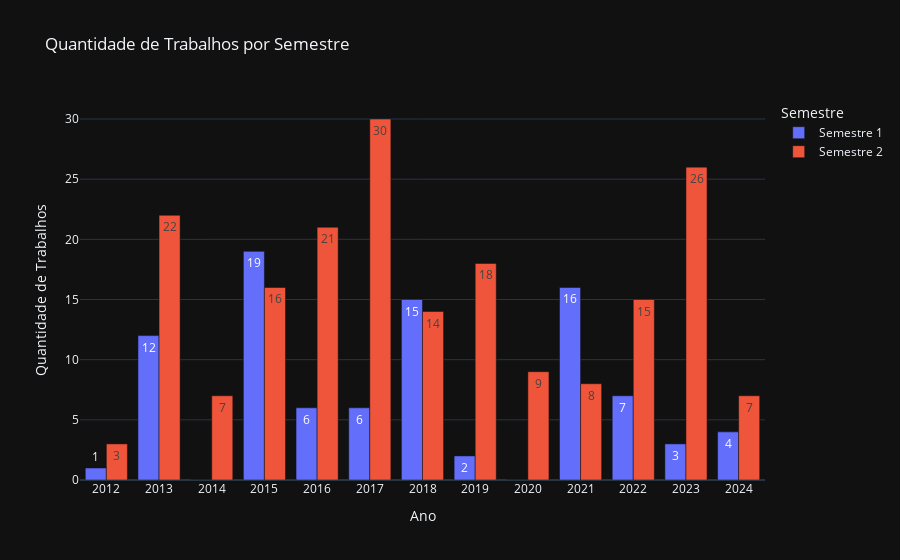

Here is the notebook cell this chart was saved with:
### Code cell
semester_df = copy(dataset)

semester_df['dc.date.issued'] = pd.to_datetime(semester_df['dc.date.issued'], errors='coerce')
semester_df['Ano'] = semester_df['dc.date.issued'].dt.year
semester_df['Semestre'] = semester_df['dc.date.issued'].dt.month.apply(lambda x: 1 if x <= 6 else 2)


aggregated = semester_df.groupby(['Ano', 'Semestre']).agg(
    Quantidade=('dc.title', 'count'),
    Títulos=('dc.title', lambda titles: '<br>'.join(titles))
).reset_index()

pivot_df = aggregated.pivot(index='Ano', columns='Semestre', values='Quantidade').fillna(0).reset_index()

tooltip_df = aggregated.pivot(index='Ano', columns='Semestre', values='Títulos').fillna('Sem dados').reset_index()

fig_semester_bars = go.Figure()

for semestre in [1, 2]:
    fig_semester_bars.add_trace(go.Bar(
        x=pivot_df['Ano'],
        y=pivot_df[semestre],
        name=f"Semestre {semestre}",
        text=pivot_df[semestre],
        hoverinfo='text',
        hovertext=tooltip_df[semestre]))

fig_semester_bars.update_layout(
    barmode='group',
    title='Quantidade de Trabalhos por Semestre',
    xaxis_title='Ano',
    yaxis_title='Quantidade de Trabalhos',
    legend_title='Semestre',
    xaxis=dict(tickmode='linear')
)

fig_semester_bars.show()

### Figure 1 — Plotly figure (JSON) as saved in the notebook; plotly's stock layout.template omitted (floating-point values rounded to 4 significant figures)
{"data": [{"hoverinfo": "text", "hovertext": ["Estudo do uso e impacto do Moodle no Campus da UFSC em Araranguá", "Um sistema voltado à indexação e recuperação de informação integrado à ontologia<br>Desenvolvimento de um sistema de controle embarcado para a equipe de futebol de robôs Araranguá Intruders<br>Um sistema de manutenção semiautomática de ontologias a partir do reconhecimento de entidades.<br>Uso da plataforma Moodle como ferramenta de apoio para a criação de uma monitoria virtual de física<br>Uso da plataforma Moodle, ambiente virtual de aprendizagem, para fomentar a educação financeira no ensino fundamental da rede pública<br>Uma ontologia para representação do currículo Lattes<br>Sistema especialista para auxiliar na identificação da infração de trânsito<br>Um sistema voltado ao armazenamento e recuperação de conteúdo textual de diferentes contextos<br>Influência das novas tecnologias da informação e comunicação no processo de ensino-aprendizagem no Brasil e Portugal<br>Um sistema de coleta de dados de fontes heterogêneas baseado em computação distribuída<br>Proposta de uma arquitetura para alocação de tarefas em grupos de robôs móveis baseada em acordo bizantino<br>Uma arquitetura de serviços web como meio de intercâmbio de dados entre sistemas heterôgeneos", "Sem dados", "Integração de Dispositivos Heterogêneos Via Tecnologia DLNA<br>Avaliação da plataforma Open MPI para paralelização do processo de compilação de software<br>Desafios na implementação do modelo MPS-BR: a percepção de um gestor da área de qualidade<br>Proposta de um sistema de localização interna para o ambiente universitário<br>Uma proposta de jovo voltado a reabilitação terapêutica<br>Estudo da aplicação de um experimento remoto para apoio ao ensino da Lei de Hooke em alunos do ensino técnico<br>Políticas públicas de fomento à ciência, tecnologia e inovação direcionadas para startups brasileiras de base tecnológica<br>Distribuição Regional e Tipologia das Incubadoras no Estado de Santa Catarina<br>Aplicação de Lógica Fuzzy no Controle do Consumo de Energia em Veículos Elétricos<br>Uso de metodologia ágil em uma empresa de meio de pagamento pós-pago: estudo de caso na empresa Koin<br>Avaliação da capacidade de inovação das empresas residentes em uma incubadora privada na região do extremo sul de Santa Catarina<br>Um sistema de recomendação de conteúdo suportado pela computação distribuída<br>Análise e definição do perfil empreendedor de alunos do ensino superior e a influência da universidade na sua formação: o caso da UFSC Campus Araranguá<br>Estudo sobre a inserção das TIC na educação básica na rede pública de ensino<br>Uma arquitetura de serviços voltada à recuperação de informação e recomendação de conteúdo<br>Fundação de Amparo à Pesquisa e Inovação de Santa Catarina (FAPESC)como agente de fomento do sistema regional de ciência, tecnologia e inovação<br>Uma análise sobre o processo de desenvolvimento de negócios inovadores de base tecnológica<br>Jogos sérios aplicados na aprendizagem de crianças portadoras de deficiências<br>LAUDO PERICIAL DIGITAL", "A educação a distância no extremo sul catarinense: Perspectiva de gestores, professores e alunos.<br>RELLE: Sistema de Gerenciamento de Experimentos Remotos<br>Artefato robótico e dispositivo móvel para a movimentação da cadeira de rodas motorizada<br>Implicações da implantação de sistemas erp em micro e pequenas empresas do setor varejista de calçados: um estudo multicasos<br>Programação de Computadores para Crianças: Metodologia do Code Club Brasil<br>Um jogo para aprender sobre as normas e leis de trânsito", "Um sistema de recomendação baseado no conceito de internet das coisas<br>Influências dos roteiros e sons nos jogos eletrônicos<br>Comparação e aplicação de diferentes ferramentas para ensino de programação para crianças<br>Desenvolvimento de uma aplicação para gestão de projetos educacionais<br>Capital de Risco no Brasil: programas públicos voltados a empresas de base tecnológica<br>Um estudo comparativo entre banco de dados relacional em disco e em memória", "Avaliação do impacto socioambiental da adoção do carro elétrico no Brasil<br>Proposta para implementação de acessibilidade no sistema tutor inteligente MAZK<br>O combate ao discurso de ódio nas redes sociais<br>Gestão da Segurança da Informação: Desafios E Perspectivas<br>Predição do desempenho da redação do enem utilizando técnicas de mineração de dados<br>Plataformas de comunicação digital como ferramenta para diagnóstico de satisfação dos clientes organizacionais:um estudo de caso da empresa Agrozacca Alimentos Ltda<br>Desenvolvimento de um jogo educativo sobre alimentação saudável e higiene bucal<br>Desenvolvimento de uma aplicação web para criação de podcasts na educação<br>Desenvolvimento do aplicativo educacional meu texto para plataforma android<br>Estimular o Aprendizado para Exame Nacional do Ensino Médio Utilizando o Sistema Tutor Inteligente MAZK<br>O uso de mídia audiovisual para alunos do curso de bacharelado em tecnologias da informação e comunicação<br>A utilização de software de autoria no auxilio aos estudos em sala<br>Aplicação e Avaliação de Um Sistema de Controle Neuro-Fuzzy em Injeções Eletrônicas Automotivas<br>Engenharia social e segurança da informação no ambiente corporativo: um estudo de caso em uma cooperativa de crédito localizada no sul de Santa Catarina<br>Desenvolvimento de uma aplicação web para gerenciamento e visualização de termometria em silos graneleiros", "Fintechs e a Economia Digital: Desafios e Perspectivas<br>Diagnóstico de métodos ágeis para empresas do segmento de tecnologia da informação e comunicação", "Sem dados", "Desenvolvimento de uma fechadura eletrônica: um sistema de controle de acesso com registro em banco de dados e site de gerenciamento<br>Competências digitais para a educação: Mapeamento e aplicação web com base em um estudo de caso<br>As transformações em época de pandemia e o trabalho home office: um estudo com gestores e trabalhadores de empresas<br>Proposta De Desenvolvimento De Software Para Gestão Da Bateria Universitária da UFSC - BaterAAACA<br>Aplicação da realidade virtual para o tratamento de fobias: um estudo na literatura<br>Ferramentas Virtuais Colaborativas para Educação Inclusiva<br>Percepção dos supervisores de estágio em relação às habilidades e competências do aluno do curso de TIC/UFSC<br>Sistemas de recomendação e feed de notícias: um estudo sobre a difusão de ideologias na rede social virtual Facebook<br>Avaliação heurística da Plataforma de Acompanhamento Educacional Inclusivo<br>Avaliação da Usabilidade e elementos de Gamificação de E-commerces sob a ótica de usuários e especialista<br>Mitigação de ataques em redes definidas por software utilizando o sistema de detecção de intrusão baseado em rede Snort<br>Ferramentas para ilustrações digitais de imagens vetoriais e bitmaps com tecnologias livres ou gratuitas para o ambiente acadêmico e profissional<br>Desenvolvimento de um Sistema Web para o gerenciamento de encomendas e cartas na agência dos Correios de Morro Grande - SC<br>Rede Catarinense de Inovação (Recepeti) como agente do sistema regional de inovação de Santa Catarina<br>Avaliação dos aplicativos de tradução de português para chinês (mandarim) no contexto de situações de risco<br>Desafios que os professores da educação infantil encontram para realizar a formação continuada online durante a pandemia covid-19", "Recursos utilizados para combater as fake news no aplicativo WhatsApp<br>Desenvolvimento de uma abordagem computacional para detecção facial e rastreamento do sistema visual da população infantil<br>Impactos do teletrabalho para os colaboradores de uma empresa de segurança digital<br>A evolução e aplicação da segurança da informação por meio da lei geral de proteção de dados pessoais (lgpd): um estudo de caso em uma instituição financeira<br>A infodemia do discurso de ódio e das fake news: estudo de caso no Twitter<br>Uso de Tecnologias da Informação e Comunicação para desenvolver Competências Digitais<br>Ferramentas utilizadas para a implementação do Home Office nas empresas", "Anki: aplicativo de sistema de repetição espaçada na educação<br>Desenvolvimento de um Software de Gestão de Máquinas para Academia de Atividade Física<br>Desenvolvimento de um sistema para o controle de estoque de uma Instituição de Segurança Pública do Estado de Santa Catarina", "ConformiCidade: Ferramenta de Verificação de Conformidade entre Modelos de Dados Tributários<br>Recuperação e Análise de Jurisprudências como Suporte a Elaboração de Defesas em Processos Jurídicos por meio de Modelos de Linguagem<br>Implementação de uma interface gráfica para uso de algoritmos de aprendizado de máquina<br>Um método voltado à classificação de padrões construtivos em cidades por meio de aprendizado profundo"], "name": "Semestre 1", "text": [1.0, 12.0, 0.0, 19.0, 6.0, 6.0, 15.0, 2.0, 0.0, 16.0, 7.0, 3.0, 4.0], "x": [2012.0, 2013.0, 2014.0, 2015.0, 2016.0, 2017.0, 2018.0, 2019.0, 2020.0, 2021.0, 2022.0, 2023.0, 2024.0], "y": [1.0, 12.0, 0.0, 19.0, 6.0, 6.0, 15.0, 2.0, 0.0, 16.0, 7.0, 3.0, 4.0], "type": "bar"}, {"hoverinfo": "text", "hovertext": ["Aplicação de programação genética e modelos Arima para previsão de índices do mercado financeiro<br>Avaliação de usabilidade do prontuário eletrônico de pacientes do sistema Tasy e análise de satisfação do corpo clínico do Hospital Regional de Araranguá<br>Uma arquitetura para descoberta de conhecimento a partir de bases textuais", "Estudos dos egressos dos cursos técnicos do IFSC Campus Araranguá: desenvolvimento e aplicação de novas tecnologias e empregabilidade<br>Avaliação da capacidade de inovação das empresas do setor de serviços de tecnologia da informação do município de Araranguá<br>Uma arquitetura de descoberta de conhecimento baseada na correlação e associação temporal de padroões textuais<br>Desenvolvimento de um sistema de visão artificial para um robô explorador<br>Apoio a incubadoras no âmbito das políticas recentes de ciência, tecnologia e inovação<br>Aplicação da robótica no processo de ensino aprendizagem na educação básica<br>As tecnologias da informação e comunicação como ferramenta para observação da integração de alunos surdos e ouvintes no ensino fundamental em escola da rede pública<br>Uma metodologia para a contabilização da geração e do consumo de energia elétrica em smart grids<br>Proposta de sistema baseado na plataforma Kinect para suporte à reabilitação de pacientes com patologias ligamentares nos joelhos<br>Avaliação dos sistemas operacionais embarcados MQX Lite e Freertos em aplicações de robótica móvel<br>Análise da interferência mútua entre redes IEEE 802.11 e IEEE 802.15.4<br>O uso das TICs para inclusão social<br>Redes sociais virtuais e novas formas de aprendizado: um estudo de caso no curso de Tecnologia da Informação e Comunicação (TIC) da UFSC<br>Uso de ferramenta de EAD para formatar proposta de implantação do plano de instrução e manutenção diária no Corpo de Bombeiros Militar de Araranguá<br>Desenvolvimento e avaliação de um aplicativo para vendas pessoais utilizando dispositivos móvies<br>Análise das técnicas de inteligência artificial aplicadas em jogos computacionais<br>Rexmobile: integrando experimentação remota na educação básica<br>Gestão esportiva aplicada à área do tênis com sistemas multiplataforma<br>Mecanismo online para referências - MORE: reengenharia e ampliação do sistema<br>Uma plataforma experimental para a análise de desempenho de redes sem fio padrão IEEE 802.11<br>Um modelo de dados abertos aplicado em um cenário governamental<br>A utilização da experimentação remota na educação básica: um estudo em escolas das redes pública e privada", "Implantação da metodologia ágil Scrum em um ambiente de desenvolvimento<br>Governança eletrônica no Brasil e o papel das tecnologias da informação e comunicação<br>Capacidade de inovação de empresas incubadas em uma universidade comunitária da região do extremo sul de Santa Catarina<br>Um estudo comparativo entre bancos de dados considerando as abordagens relacional e orientada ao grafo<br>Gestão da informação de profissionais da área criativa com aplicação das TIC's<br>Robótica educacional: uma proposta curricular para o ensino médio<br>Automatização de conteúdos num sistema tutor inteligente para o ensino-aprendizagem de programação", "Aplicação de jogos funcionais para idosos utilizando o Kinect<br>Automação de abrigos de cultivo para culturas hidropônicas<br>Estudo De Viabilidade Da Utilização Da Tecnologia Power Line Communication - PLC Em Redes Locais Em Comparativo Com Cabo De Par Trançado<br>RExTabuada: Um Jogo Pedagógico para o Ensino da Multiplicação<br>Da participação ao ativismos: as tecnologias da informação e comunicação aliadas ao feminismo<br>Avaliação de usabilidade de sistemas administrativos de uma instituição pública de ensino e proposta de um sistema unificado para gestão de espaço físico<br>Proposta de um curso online aberto e massivo para integração da tecnologia na educação da rede pública<br>Associação Catarinense de Empresas de Tecnologia (acate) como Agente do Sistema Regional de Inovação de Santa Catarina<br>Análise de perfil do público feminino do campus Araranguá com relação ao jogos digitais e de tabuleiro<br>Avaliação da Interface de Interação para a Aplicação Multimídia do Totem Digital do Museu Histórico de Araranguá<br>Atividades lúdicas com a robótica aplicada aos idosos<br>Aplicação da robótica no ensino-aprendizagem de lógica de programação para crianças<br>Protótipo de um sistema especialista para auxiliar na identificação do Transtorno Obsessivo-Compulsivo na pré-adolescência<br>Desenvolvimento de um jogo sério utilizando unity 3D para o estudo de anatomia no ensino fundamental<br>Uma modelagem de segurança da informação baseada na ISO/IEC 27001 e gestão ITIL aplicada às micros e pequenas empresas<br>Estudo e implementação de interface humano-computador em mundos virtuais 3D", "Análise crítica da aplicação de uma política de segurança da informação (PSI) em empresa do setor financeiro: um estudo de caso<br>A Estratégia Nacional de Ciência, Tecnologia e Inovação 2016-2019 e as Políticas de Financiamento para Tecnologia e Inovação<br>O perfil de atuação do aluno egresso do curso de Tecnologias da Informação e Comunicação<br>Análise de Usabilidade do Módulo Laboratório Virtual de Programação do Moodle<br>Sistema especialista para auxiliar na identificação do transtorno do espectro autista (TEA) na infância.<br>VisdadosENEM: visualização de dados do ENEM com a biblioteca D3<br>Impacto da aplicação de tecnologia no ensino de empreendedorismo para estudantes concluintes da educação básica na rede pública<br>Análise do processo de captura de dados de sistemas de pesagem em movimento sobre a ótica da Gestão do Conhecimento<br>Análise e proposta de melhoria do processo de manutenção de veículos da Companhia Catarinense de Águas e Saneamento - CASAN<br>Gênero em redes sociais: um incentivo à construção de computação inclusiva<br>Softgame: jogo de tabuleiro como material de apoio à engenharia de software<br>A representação das personagens femininas nos games<br>Criação de uma desenvolvedora de jogos: da ideia ao mercadom<br>Softwares de apoio à pesquisa científica: levantamento e análise de características<br>Desenvolvimento de um jogo sério para o ensino de anatomia do membro inferior do esqueleto humano<br>Percepção da Usabilidade do Moodle como Ferramenta para o Ensino de Ciências Baseado em Investigação<br>Leis municipais de inovação como instrumentos dos Sistemas Regionais de Ciência, Tecnologia e Inovação<br>Desenvolvimento de um Experimento Remoto Baseado em Sistema de Geração Alternativa Híbrido<br>Memórias digitais de Araranguá: desenvolvimento de uma aplicação multimídia para web do museu histórico de Araranguá<br>Ambiente Virtual de Aprendizagem na Mediação da Estruturação de Monografias<br>Sistemas de Pesagem em Movimento: Um protótipo para analise de dados", "Acessibilidade computacional por meio de teclado adaptado<br>Capacidade Absortiva de Empresas do Extremo Sul Catarinense, usuárias de um Sistema de Gestão Financeira<br>Desenvolvimento de uma aplicação web3d para o ensino da anatomia do sistema esquelético<br>Avaliação da Interface de Interação da Plataforma Sucupira sob a Ótica de Diferentes Usuários<br>Um estudo sobre a utilização do NFC: Tecnologia que tende a aproximar a Internet das Coisas da vida dos brasileiros<br>Avaliação de usabilidade em e-commerce: análise sob a ótica de um usuário convencional<br>Desenvolvimento de um protótipo para auxílio no deslocamento de deficientes visuais<br>Marcos Legais de Inovação e a Proteção dos Direitos Autorais no Âmbito da Internet<br>Estudo sobre Usabilidade de Ambiente Virtual de Aprendizagem no Ensino Médio Técnico Integrado da Rede Federal<br>Criação de um Curso Online Aberto e Massivo para Capacitação de Professores em Relação à Integração de Tecnologia na Educação<br>Mobile Learning no Brasil: Um Estudo Exploratório sobre as Iniciativas Relatadas na Literatura<br>Educação, inovação e tecnologia: desenvolvimento de um protótipo para relação família e escola e segurança de estudantes<br>Um estudo sobre a interação entre usuários e chatterbots<br>Motivações de consumo de produtos orgânicos e utilização das redes sociais como meio propulsor de divulgação.<br>Um estudo voltado à transparência pública através da análise de dados abertos brasileiros<br>View.gov: visualização de dados de endereços eletrônicos do governo com a biblioteca D3<br>ANÁLISE E PROPOSTA DE MELHORIA NA ESTRUTURA DE REDES SEM FIO EM ESCOLAS PÚBLICAS NA MICRORREGIÃO DE ARARANGUÁ<br>Tecnologias da informação e comunicação para a gestão de processos de análise clínica veterinária para pets<br>Jogos e gênero pesquisa sobre uso, hábitos e práticas de mulheres jogadoras de videogames<br>Uma proposta para utilização dos óculos de realidade virtual no processo de ensino-aprendizagem<br>Estudo de viabilidade de uma rede social para fomentar o desenvolvimento de ideias inovadoras e de grupos de relacionamento dispostos a colaborar<br>Aplicativos educacionais: um estudo de caso no desenvolvimento de um aplicativo na plataforma App Inventor2 para auxílio no ensino de produção textual nas aulas de português<br>Registro geral de animais (rga): um sistema para o registro e identificação de animais de companhia<br>Sistema para o transporte público urbano baseado no conceito de smart city<br>Motivação dos usuários das redes sociais para o engajamento em ações solidárias<br>Qualidade em serviços de TI: estudo de caso em uma empresa líder no segmento de desenvolvimento de software no Brasil<br>Proposta de Arquitetura para Laboratórios Móveis Baseada no Paradigma de Dispositivos Inteligentes<br>Redes sociais como forma de resgatar e manter a conexão entre cidadãos e sua identidade cultural<br>E-commerce e marketing digital no desenvolvimento de um site de recomendações- o caso iobras<br>Análise do discurso de ódio, intolerância e preconceito na rede social Facebook", "Análise dos possíveis fatores da evasão no Curso de Tecnologias da Informação e Comunicação<br>Técnicas de elicitação de requisitos: um estudo de caso para um sistema de gestão financeira<br>Gamificação de estudos infantis baseados em metas<br>O Impacto da Execução Fiscal Municipal no Tribunal de Justiça de Santa Catarina: um estudo de caso utilizando inteligência de negócios<br>Desenvolvimento de um protótipo de um sistema web para auxiliar os alunos no estágio supervisionado<br>Estudo de caso sobre a implantação do framework scrum em um ambiente de desenvolvimento de software<br>O ensino e estudo de Inteligência Artificial num país francófono utilizando o sistema tutor inteligente MAZK<br>A produção de áudio para jogos digitais: um estudo de caso<br>Reconhecimento de Entidades Nomeadas em Documentos de Língua Portuguesa<br>Desenvolvimento de uma aplicação WEB3D para o ensino de anatomia humana dos ossos do membro superior<br>Aplicativo móvel para confirmação de presença em aulas<br>Desenvolvimento de um aplicativo móvel para food service utilizando a plataforma android<br>PetID: Protótipo de um aplicativo para identificação de animais utilizando NFC<br>Aplicação da robótica no ensino de física para o ensino médio", "Plataforma virtual colaborativa para gestão da escolarização e do processo de ensino-aprendizagem na educação inclusiva<br>Copape: compartilhamento online de plano de aula e plano de ensino<br>Aplicações de Realidade Aumentada no Ensino de Astronomia nas Escolas de Ensino Fundamental<br>O avanço das tecnologias e o impacto nas bibliotecas: um estudo sobre as bibliotecas convencionais e digitais<br>Pesquisa de satisfação aos clientes de uma empresa atuante no mercado de tecnologia da informação: um estudo de caso Jordram Tecnologia<br>Impacto do uso de um livro com realidade aumentada no ensino-aprendizagem: um estudo de caso<br>A criação de perfil falso nas redes sociais Facebook e Twitter: motivações e tipos<br>Pessoas com deficiência em empresas de tecnologia da informação e comunicação: obrigatoriedade ou inclusão?<br>Implementação da gamificação em ambiente virtual de aprendizagem não formal<br>Computação afetiva aplicada à educação: uma proposta ao Sistema Tutor Inteligente MAZK<br>Desenvolvimento de um protótipo de um sistema web para gestão de trabalhos acadêmicos<br>Predisposição quanto ao uso do mobile banking: motivadores e barreiras apontadas pelos usuários<br>Redes sociais virtuais como forma de compreender o mundo e a sociedade<br>Avalição de ferramentas computacionais para o suporte de gestão de lições aprendidas em pequenas empresas.<br>Gestão Documental: os benefícios do controle documental em prol da redução de pendências em uma instituição financeira<br>Bloco fóruns não respondidos: desenvolvimento e implementação de um plugin da plataforma Moodle<br>O uso de Tecnologias da Informação e Comunicação nas rotinas do Posto de Fiscalização de veículos automatizado de Araranguá-SC<br>Integração de tecnologias para mobilidade urbana: proposta de sistema digital para estacionamentos rotativos.", "Análise das práticas das 6ª e 7 ª edições do guia PMBOK para o gerenciamento de projetos<br>Visualização de Dados Abertos Educacionais do PROUNI com ChartJS<br>Glossários sobre tecnologia em Libras/Português: Análise de visibilidade<br>Gameanalyticsapp: projeto de aplicativo para estudo de anatomia humana utilizando analítica de aprendizagem para jogos<br>Estudo sobre aplicativos para auxiliar crianças com autismo nas tarefas do cotidiano<br>Simulador de consulta médica específica para capacitação de futuros médicos<br>Alimentos e seus sistemas de produção: integração de tecnologias para identificação biomolecular de alimentos orgânicos e convencionais<br>Modelo de Aceitação de Tecnologia: Aplicação no Sistema Tutor Inteligente Mazk<br>Avaliação do uso da plataforma Arduino como ferramenta didática-pedagógica na disciplina de Sistemas Operacionais", "Habitats de Inovação: o Caso da Incubadora de Empresas de Base Tecnológica do Vale do Araranguá - ARATEC<br>Go-Teachers: Aplicação web para compartilhamento de videoaulas de língua inglesa por professores voluntários<br>Estudos sobre ERP: Desafios e perspectivas na comercialização dos sistemas de gestão integrada empresarial<br>A desigualdade das mulheres no mercado de trabalho na área de tecnologias da informação e comunicação<br>Viabilidade de implementação de Política de Segurança da Informação em Micro e Pequenas Empresas<br>Implementação front-end de um bloco moodle para predição de acadêmicos em risco<br>Aplicação da automação robótica de processos em atividades administrativas da Universidade Federal de Santa Catarina<br>Políticas de privacidade e avisos legais: análise de empresas do segmento da saúde de Santa Catarina à luz da LGPD", "Inclusão digital e os agentes comunitários da saúde - PSF<br>Vantagens e desafios do uso de Sistemas Integrados de Gestão (ERP) por Pequenas e Médias Empresas no Brasil: uma revisão de literatura.<br>Atualização da arquitetura utilizada nos laboratórios remotos do RExLab<br>Labs4Steam 2.0 - Desenvolvimento de um sistema de compartilhamento de práticas pedagógicas<br>Desenvolvimento do profissional de ti: contexto atual<br>Home Office e o Suporte a Sistemas<br>Análise dos principais sistemas de realidade estendida empregados no treinamento para o setor de suporte técnico ERP para postos de combustíveis<br>Endeavour como Agente de um Sistema Nacional de Inovação<br>Análise da Transformação Digital em Empresas de Varejo<br>Legado Digital: um estudo sobre como as plataformas e a lei lidam com a morte dos usuários<br>Os desafios dos docentes de uma escola da rede pública de Santa Catarina com o ensino remoto na pandemia de COVID-19: Um estudo de Caso<br>Análise da aplicação do marketing digital em micro e pequenas empresas de prestação de serviços<br>Análise de padrões de programação em logs coletados a partir do uso da plataforma scratch<br>Sabepi: Sistema avaliativo baseado em Peer Instruction<br>O impacto da prática de elétrica, eletrônica e robótica para alunos do Ensino Médio da rede pública", "Análise do uso da plataforma KnowBe4 para conscientização da segurança da informação em uma instituição financeira: um estudo de caso<br>A aplicabilidade da tecnologia blockchain em sistemas de votações eletrônicas: uma revisão de literatura<br>Desenvolvimento de um sistema web para gestão de locações em uma loja de artigos para festas<br>Explorando a Integração entre Visualização de Dados e a Computação Quântica: Uma Revisão Sistemática<br>Automação de Processo de Extração, Transformação e Carga Utilizando Google Cloud Platform<br>Ferramentas digitais em tempos de teletrabalho<br>Desenvolvimento de um sistema web para controle de pedidos de balões personalizados de uma empresa de Sombrio, Santa Catarina<br>Método de Visualização de Dados para Geração de Insights na Gestão de Ideias<br>Desenvolvimento de um protótipo de sistema web para facilitar a comunicação entre surdos e ouvintes<br>Implementação de um sistema de controle de injeção programável em um veículo Subaru Impreza<br>Análise da Evolução Histórica dos Chatbots: uma comparação moderna<br>Monitoramento de redes de computadores via API em sistemas operacionais RouterOS<br>Desenvolvimento de um protótipo de ferramenta para criação de visualizações de protocolos de rede<br>Explorando o github: um objeto de aprendizagem sobre o sistema de controle de versões<br>Análise da experiência de usuário com realidade virtual utilizando Oculus Quest 2<br>Ampliação e modernização do projeto meu-tcc: uma abordagem para melhorar a eficiência e a usabilidade do back-end<br>A influência da tecnologia no ensino durante a pandemia de COVID-19: Uma Revisão Sistemática<br>Sistema meu tcc: implementação do front-end de uma aplicação web para controle de tccs utilizando reactjs<br>TaskMaster: Utilização de práticas ágeis para otimização do gerenciamentodeprojetos por meio de um software<br>Novas práticas utilizando realidade aumentada no ensino de biologia em escolas de ensino fundamental<br>Proposta de um sistema para análise de dados acadêmicos com estudo de caso na universidade de Santa Catarina campus Araranguá<br>EXPLORANDO A INFLUÊNCIA DA VISUALIZAÇÃO DE DADOS NO CONTEXTO DO MARKETING DIGITAL: Uma revisão sistemática da literatura<br>Visualização de Dados Financeiros: Uma Abordagem Prática na Bolsa de Valores Brasileira<br>Inclusão digital de idosos: uma revisão documental e bibliográfica com foco na contemporaneidade<br>Desenvolvimento de um sistema de gerenciamento de pedidos para marketplaces<br>Fatores determinantes na internacionalização de empresas de base tecnológica: Uma revisão da literatura", "Mulheres em cargos de liderança em tecnologia no Brasil: uma análise das experiências vivenciadas<br>Desenvolvimento de um plano de negócios para casas de vegetação no cultivo de mudas de orquídeas phalaenopsis<br>Uma Revisão Sistemática da Literatura sobre Visualização de Dados em Jogos Eletrônicos: Explorando a Experiência do Jogador, Jogabilidade e Interatividade<br>Visualização de Dados Aplicada a Análise de Dados Contábeis<br>Sistema de Software para Apoio à Extensão Universitária<br>O papel dos jogos digitais no ensino e aprendizagem na educação básica: Uma revisão de literatura<br>Dashboard de visualização de dados climáticos históricos para otimização da prática do surfe"], "name": "Semestre 2", "text": [3.0, 22.0, 7.0, 16.0, 21.0, 30.0, 14.0, 18.0, 9.0, 8.0, 15.0, 26.0, 7.0], "x": [2012.0, 2013.0, 2014.0, 2015.0, 2016.0, 2017.0, 2018.0, 2019.0, 2020.0, 2021.0, 2022.0, 2023.0, 2024.0], "y": [3.0, 22.0, 7.0, 16.0, 21.0, 30.0, 14.0, 18.0, 9.0, 8.0, 15.0, 26.0, 7.0], "type": "bar"}], "layout": {"xaxis": {"title": {"text": "Ano"}, "tickmode": "linear"}, "barmode": "group", "title": {"text": "Quantidade de Trabalhos por Semestre"}, "yaxis": {"title": {"text": "Quantidade de Trabalhos"}}, "legend": {"title": {"text": "Semestre"}}}}
